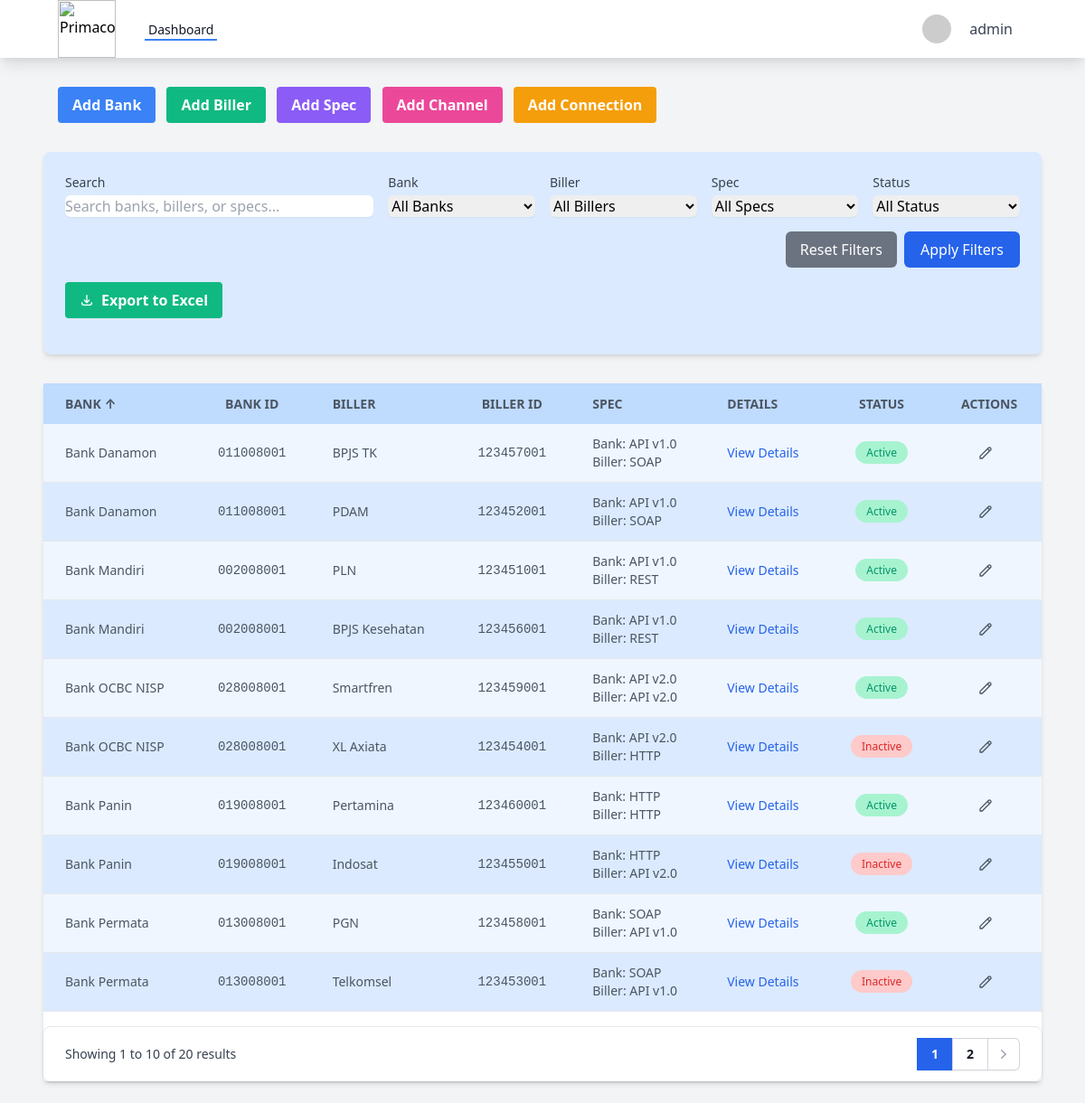
The page / (signed in) on the database its author committed.
### tables this page shows
CREATE TABLE `prima_data` (
    `id` int(11) NOT NULL AUTO_INCREMENT,
    `bank_id` BIGINT NOT NULL,
    `biller_id` BIGINT NOT NULL,
    `bank_spec_id` int(11) NOT NULL,
    `biller_spec_id` int(11) NOT NULL,
    `date_live` date NOT NULL,
    `status` enum('active','inactive') NOT NULL DEFAULT 'active',
    `fee_bank` DECIMAL(10,2) DEFAULT 0.00,
    `fee_biller` DECIMAL(10,2) DEFAULT 0.00,
    `fee_rintis` DECIMAL(10,2) DEFAULT 0.00,
    `fee_included` TINYINT(1) NOT NULL DEFAULT 1,
    `notes` TEXT DEFAULT NULL,
    `created_by` INT NOT NULL,
    `updated_by` INT NOT NULL,
    `created_at` TIMESTAMP DEFAULT CURRENT_TIMESTAMP,
    `updated_at` TIMESTAMP DEFAULT CURRENT_TIMESTAMP ON UPDATE CURRENT_TIMESTAMP,
    PRIMARY KEY (`id`),
    FOREIGN KEY (bank_id) REFERENCES banks(id),
    FOREIGN KEY (biller_id) REFERENCES billers(id),
    FOREIGN KEY (bank_spec_id) REFERENCES specs(id),
    FOREIGN KEY (biller_spec_id) REFERENCES specs(id),
    FOREIGN KEY (created_by) REFERENCES users(id),
    FOREIGN KEY (updated_by) REFERENCES users(id)
);

CREATE TABLE `banks` (
    `id` BIGINT NOT NULL AUTO_INCREMENT,
    `bank_id` VARCHAR(10) UNIQUE NOT NULL,
    `name` varchar(255) NOT NULL,
    `spec_id` INT NOT NULL,
    `created_by` INT NOT NULL,
    `created_at` TIMESTAMP DEFAULT CURRENT_TIMESTAMP,
    PRIMARY KEY (`id`),
    FOREIGN KEY (spec_id) REFERENCES specs(id),
    FOREIGN KEY (created_by) REFERENCES users(id)
);

CREATE TABLE `billers` (
    `id` BIGINT NOT NULL AUTO_INCREMENT,
    `biller_id` VARCHAR(10) UNIQUE NOT NULL,
    `name` varchar(255) NOT NULL,
    `spec_id` INT NOT NULL,
    `created_by` INT NOT NULL,
    `created_at` TIMESTAMP DEFAULT CURRENT_TIMESTAMP,
    PRIMARY KEY (`id`),
    FOREIGN KEY (spec_id) REFERENCES specs(id),
    FOREIGN KEY (created_by) REFERENCES users(id)
);

CREATE TABLE `specs` (
    `id` int(11) NOT NULL AUTO_INCREMENT,
    `name` varchar(255) NOT NULL,
    `created_by` INT NOT NULL,
    `created_at` TIMESTAMP DEFAULT CURRENT_TIMESTAMP,
    PRIMARY KEY (`id`),
    FOREIGN KEY (created_by) REFERENCES users(id)
);

### public/index.php (the view, shortened to what the rows shown need)
<?php
require_once '../includes/functions.php';
$database = new Database();
$pdo = $database->getConnection();
$is_admin = is_admin();
$sort_by = isset($_GET['sort_by']) ? $_GET['sort_by'] : 'bank';
$sort = isset($_GET['sort']) ? strtolower($_GET['sort']) : 'asc';
$sort_columns = [
    'bank' => 'b.name',
    'biller' => 'bl.name',
    'spec' => 'bs.name',
    'date_live' => 'pd.date_live',
    'status' => 'pd.status'
];
$sort_column = $sort_columns[$sort_by] ?? 'b.name';
$items_per_page = 10;
$current_page = isset($_GET['page']) ? (int)$_GET['page'] : 1;
$offset = ($current_page - 1) * $items_per_page;
$sql = "SELECT pd.*,
        b.name as bank_name,
        b.bank_id as bank_id_number,
        bl.biller_id as biller_id_number,
        bl.name as biller_name,
        bs.name as bank_spec_name,
        bls.name as biller_spec_name,
        u.username as created_by_user,
        pd.status,
        pd.date_live
        FROM prima_data pd
        LEFT JOIN banks b ON pd.bank_id = b.id
        LEFT JOIN billers bl ON pd.biller_id = bl.id
        LEFT JOIN specs bs ON pd.bank_spec_id = bs.id
        LEFT JOIN specs bls ON pd.biller_spec_id = bls.id
        LEFT JOIN users u ON pd.created_by = u.id
        WHERE 1=1";
$sql .= " ORDER BY " . $sort_column . " " . $sort;
$sql .= " LIMIT :limit OFFSET :offset";
$stmt = $pdo->prepare($sql);
$stmt->bindValue(':limit', $items_per_page, PDO::PARAM_INT);
$stmt->bindValue(':offset', $offset, PDO::PARAM_INT);
$stmt->execute();
$result = $stmt->fetchAll(PDO::FETCH_ASSOC);
?>
<!DOCTYPE html>
<html lang="en">
<head>
    <link href="https://cdn.jsdelivr.net/npm/tailwindcss@2.2.19/dist/tailwind.min.css" rel="stylesheet">
</head>
<body class="bg-gray-100">
            <div class="bg-white shadow-md rounded my-6 ml-12 mr-12">
                <table class="min-w-max w-full table-auto">
                    <thead>
                        <tr class="bg-blue-200 text-gray-600 uppercase text-sm leading-normal">
                            <th class="py-3 px-6 text-left">
                                <a href="?sort_by=bank&sort=<?php echo $sort_by == 'bank' && $sort == 'asc' ? 'desc' : 'asc'; ?>" class="flex items-center">
                                    Bank
                                    <?php if ($sort_by == 'bank'): ?>
                                        <span class="ml-1"><?php echo $sort == 'asc' ? '↑' : '↓'; ?></span>
                                    <?php endif; ?>
                                </a>
                            </th>
                            <th class="py-3 px-6 text-center">Bank ID</th>
                            <th class="py-3 px-6 text-left">
                                <a href="?sort_by=biller&sort=<?php echo $sort_by == 'biller' && $sort == 'asc' ? 'desc' : 'asc'; ?>" class="flex items-center">
                                    Biller
                                </a>
                            </th>
                            <th class="py-3 px-6 text-center">Biller ID</th>
                            <th class="py-3 px-6 text-left">
                                <a href="?sort_by=spec&sort=<?php echo $sort_by == 'spec' && $sort == 'asc' ? 'desc' : 'asc'; ?>" class="flex items-center">
                                    Spec
                                </a>
                            </th>
                            <th class="py-3 px-6 text-left">Details</th>
                            <th class="py-3 px-6 text-center">Status</th>
                            <?php if ($is_admin): ?>
                            <th class="py-3 px-6 text-center">Actions</th>
                            <?php endif; ?>
                        </tr>
                    </thead>
                    <tbody class="text-gray-600 text-sm font-light">
                        <?php if (!empty($result)): ?>
                            <?php foreach ($result as $key => $row): ?>
                                <tr class="border-b border-gray-200 <?php echo $key % 2 === 0 ? 'bg-blue-50' : 'bg-blue-100'; ?> hover:bg-blue-200 transition-colors duration-150">
                                <td class="py-3 px-6 text-left"><?php echo htmlspecialchars($row['bank_name']); ?></td>
                                <td class="py-3 px-6 text-center font-mono text-sm"><?php echo htmlspecialchars($row['bank_id_number']); ?></td>
                                <td class="py-3 px-6 text-left"><?php echo htmlspecialchars($row['biller_name']); ?></td>
                                <td class="py-3 px-6 text-center font-mono text-sm"><?php echo htmlspecialchars($row['biller_id_number']); ?></td>
                                <td class="py-3 px-6 text-left">
                                    Bank: <?php echo htmlspecialchars($row['bank_spec_name']); ?><br>
                                    Biller: <?php echo htmlspecialchars($row['biller_spec_name']); ?>
                                </td>
                                <td class="py-3 px-6 text-left">
                                    <a href="#" onclick="viewDetails(<?php echo $row['id']; ?>, '<?php echo htmlspecialchars($row['bank_name']); ?>')"
                                    class="text-blue-600 hover:text-blue-800">
                                        View Details
                                    </a>
                                </td>
                                <td class="py-3 px-6 text-center">
                                    <span class="<?php echo $row['status'] == 'active' ? 'bg-green-200 text-green-600' : 'bg-red-200 text-red-600'; ?> py-1 px-3 rounded-full text-xs">
                                           <?php echo htmlspecialchars(ucfirst($row['status'])); ?>
                                    </span>
                                </td>
                                    <?php if ($is_admin): ?>
                                        <td class="py-3 px-6 text-center">
                                            <div class="flex item-center justify-center">
                                                <a href="edit_connection.php?id=<?php echo $row['id']; ?>"
                                                    class="w-4 mr-2 transform hover:text-purple-500 hover:scale-110">
                                                    <svg xmlns="http://www.w3.org/2000/svg" fill="none" viewBox="0 0 24 24" stroke="currentColor">
                                                        <path stroke-linecap="round" stroke-linejoin="round" stroke-width="2" d="M15.232 5.232l3.536 3.536m-2.036-5.036a2.5 2.5 0 113.536 3.536L6.5 21.036H3v-3.572L16.732 3.732z" />
                                                    </svg>
                                                </a>
                                            </div>
                                        </td>
                                    <?php endif; ?>
                                </tr>
                            <?php endforeach; ?>
                        <?php else: ?>
                            <tr>
                                <td colspan="<?php echo $is_admin ? '6' : '5'; ?>" class="py-3 px-6 text-center">No data found</td>
                            </tr>
                        <?php endif; ?>
                    </tbody>
                </table>
            </div>
</body>
</html>

### rows shown on the page
prima_data: bank.name "Bank Danamon", bank.bank_id "011008001", biller.name "BPJS TK", biller.biller_id "123457001", bank_spec.name "API v1.0", biller_spec.name "SOAP", status "Active"
prima_data: bank.name "Bank Danamon", bank.bank_id "011008001", biller.name "PDAM", biller.biller_id "123452001", bank_spec.name "API v1.0", biller_spec.name "SOAP", status "Active"
prima_data: bank.name "Bank Mandiri", bank.bank_id "002008001", biller.name "PLN", biller.biller_id "123451001", bank_spec.name "API v1.0", biller_spec.name "REST", status "Active"
prima_data: bank.name "Bank Mandiri", bank.bank_id "002008001", biller.name "BPJS Kesehatan", biller.biller_id "123456001", bank_spec.name "API v1.0", biller_spec.name "REST", status "Active"
prima_data: bank.name "Bank OCBC NISP", bank.bank_id "028008001", biller.name "Smartfren", biller.biller_id "123459001", bank_spec.name "API v2.0", status "Active"
prima_data: bank.name "Bank OCBC NISP", bank.bank_id "028008001", biller.name "XL Axiata", biller.biller_id "123454001", bank_spec.name "API v2.0", biller_spec.name "HTTP", status "Inactive"
prima_data: bank.name "Bank Panin", bank.bank_id "019008001", biller.name "Pertamina", biller.biller_id "123460001", bank_spec.name "HTTP", status "Active"
prima_data: bank.name "Bank Panin", bank.bank_id "019008001", biller.name "Indosat", biller.biller_id "123455001", bank_spec.name "HTTP", biller_spec.name "API v2.0", status "Inactive"
prima_data: bank.name "Bank Permata", bank.bank_id "013008001", biller.name "PGN", biller.biller_id "123458001", bank_spec.name "SOAP", biller_spec.name "API v1.0", status "Active"
prima_data: bank.name "Bank Permata", bank.bank_id "013008001", biller.name "Telkomsel", biller.biller_id "123453001", bank_spec.name "SOAP", biller_spec.name "API v1.0", status "Inactive"

### other values the page prints
$_SESSION['username'] "admin"
$offset + 1 "1"
min($offset + $items_per_page, $total_items) "10"
$total_items "20"
